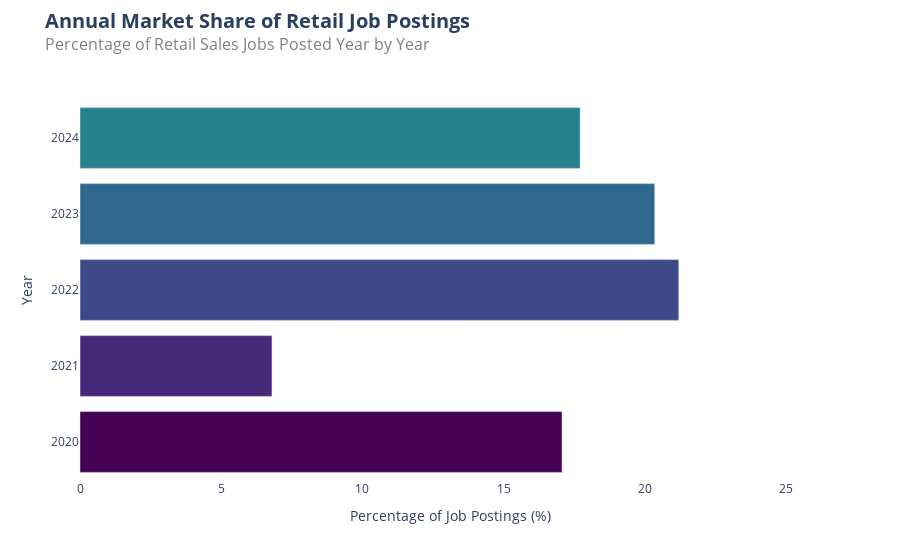

Notebook code cell kept with this figure:
### Code cell
# Extract x and y values
x = retail_percentage['Percentage']
y = retail_percentage['Year']


colors = px.colors.sequential.Viridis


fig = go.Figure()

# Add horizontal bars for each year
fig.add_trace(go.Bar(
    y=y,
    x=x,
    orientation='h',  
    marker_color=colors,  
    name="Retail Job Postings",
    hovertemplate='%{x:.2f}% of total job postings in %{y}<extra></extra>'
))


fig.update_layout(
    title={
        'text': "<b><span style='font-size: 20px;'>Annual Market Share of Retail Job Postings</span></b><br><span style='font-size: 16px; color: gray;'>Percentage of Retail Sales Jobs Posted Year by Year </span>",
        'y':0.95,
        'x':0.05,  
        'xanchor': 'left',  
        'yanchor': 'top'
    },
    xaxis_title='Percentage of Job Postings (%)',
    yaxis_title='Year',
    font=dict(size=12),
    plot_bgcolor='rgba(0,0,0,0)',
    showlegend=False,
    xaxis=dict(
        range=[0, max(x) + 5],  
        dtick=5
    ),
    yaxis=dict(
        tickmode='linear',
        tick0=min(y),
        dtick=1
    )
)


fig.show()

### Figure 1 — Plotly figure (JSON) as saved in the notebook; plotly's stock layout.template omitted (floating-point values rounded to 4 significant figures)
{"data": [{"hovertemplate": "%{x:.2f}% of total job postings in %{y}<extra></extra>", "marker": {"color": ["#440154", "#482878", "#3e4989", "#31688e", "#26828e", "#1f9e89", "#35b779", "#6ece58", "#b5de2b", "#fde725"]}, "name": "Retail Job Postings", "orientation": "h", "type": "bar", "x": [17.07, 6.796, 21.2, 20.35, 17.71], "y": [2020, 2021, 2022, 2023, 2024]}], "layout": {"font": {"size": 12}, "plot_bgcolor": "rgba(0,0,0,0)", "showlegend": false, "title": {"text": "<b><span style='font-size: 20px;'>Annual Market Share of Retail Job Postings</span></b><br><span style='font-size: 16px; color: gray;'>Percentage of Retail Sales Jobs Posted Year by Year </span>", "x": 0.05, "xanchor": "left", "y": 0.95, "yanchor": "top"}, "xaxis": {"dtick": 5, "range": [0, 26.2], "title": {"text": "Percentage of Job Postings (%)"}}, "yaxis": {"dtick": 1, "tick0": 2020, "tickmode": "linear", "title": {"text": "Year"}}}}
